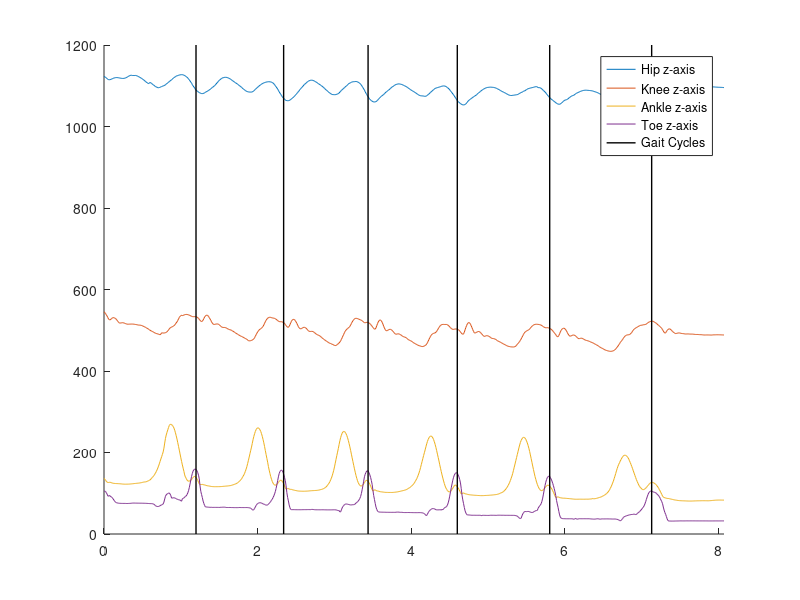
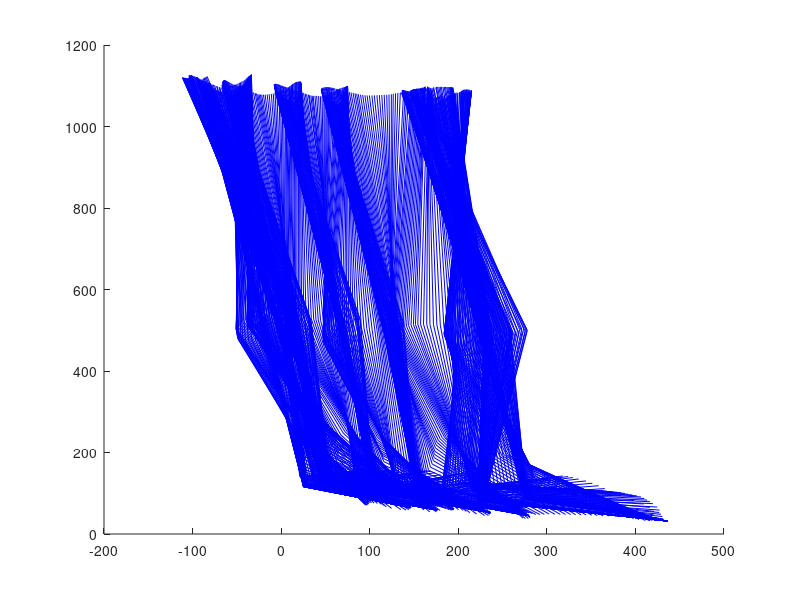
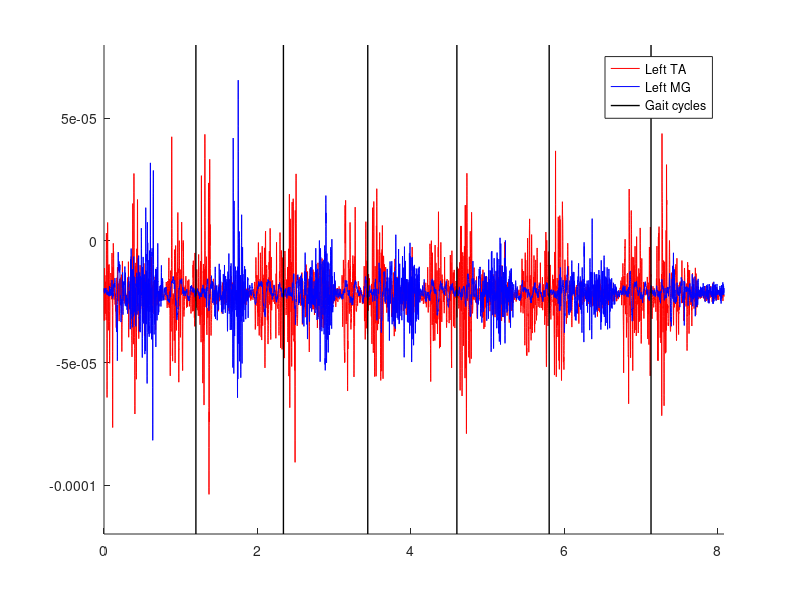

These charts were generated, in order, by the following MATLAB code:
function reportPlots()

    load('Healthy Recordings/Subject3_2019/NO_FLOAT/S3_NO_FLOAT.mat');
    load('HealthyGaitEvents/2019_S3_NO_FLOAT.mat');
    
    figure()
    hold on
    
    time_start = 0;
    time_end = (length(S3_NO_FLOAT.T_02.Raw.Kin.LANK(:,3))-1)/S3_NO_FLOAT.T_02.fsKin;
    time_step = 1/S3_NO_FLOAT.T_02.fsKin;
    time = time_start:time_step:time_end;
    
    plot(time, S3_NO_FLOAT.T_02.Raw.Kin.LHIP(:,3));
    plot(time, S3_NO_FLOAT.T_02.Raw.Kin.LKNE(:,3));
    plot(time, S3_NO_FLOAT.T_02.Raw.Kin.LANK(:,3));
    plot(time, S3_NO_FLOAT.T_02.Raw.Kin.LTOE(:,3));
    
    
    for idx = 1 : length(gaitEvents.T02_FS_left)
        plot([gaitEvents.T02_FS_left(idx) gaitEvents.T02_FS_left(idx)], [0 1200], '-k', 'LineWidth', 1);
    end
    
    legend('Hip z-axis', 'Knee z-axis', 'Ankle z-axis', 'Toe z-axis', 'Gait Cycles');
    
    xlim([0 time_end])   
    ylim([0 1200])
    
    figure()
    
    % Stick diagram 
    
    hold on
    
    for j=1:length(S3_NO_FLOAT.T_02.Raw.Kin.LHIP(:,1))
        
        x = [S3_NO_FLOAT.T_02.Raw.Kin.LHIP(j,1) S3_NO_FLOAT.T_02.Raw.Kin.LKNE(j,1) S3_NO_FLOAT.T_02.Raw.Kin.LANK(j,1) S3_NO_FLOAT.T_02.Raw.Kin.LTOE(j,1)];
        z = [S3_NO_FLOAT.T_02.Raw.Kin.LHIP(j,3) S3_NO_FLOAT.T_02.Raw.Kin.LKNE(j,3) S3_NO_FLOAT.T_02.Raw.Kin.LANK(j,3) S3_NO_FLOAT.T_02.Raw.Kin.LTOE(j,3)];

        plot(x,z, '-b');
        
    end
    
    
    figure()
    
    hold on
    
    time_start = 0;
    time_end = (length(S3_NO_FLOAT.T_02.Raw.EMG.LTA)-1)/S3_NO_FLOAT.T_02.fsEMG;
    time_step = 1/S3_NO_FLOAT.T_02.fsEMG;
    time = time_start:time_step:time_end;
    
    plot(time, S3_NO_FLOAT.T_02.Raw.EMG.LTA, '-r');
    plot(time, S3_NO_FLOAT.T_02.Raw.EMG.LMG, '-b');
    
    for idx = 1 : length(gaitEvents.T02_FS_left)
        plot([gaitEvents.T02_FS_left(idx) gaitEvents.T02_FS_left(idx)], [-12e-5 8e-5], '-k', 'LineWidth', 1);
    end
    
    legend('Left TA','Left MG', 'Gait cycles');
    
    xlim([0 time_end])   
    ylim([-12e-5 8e-5])
    
end
